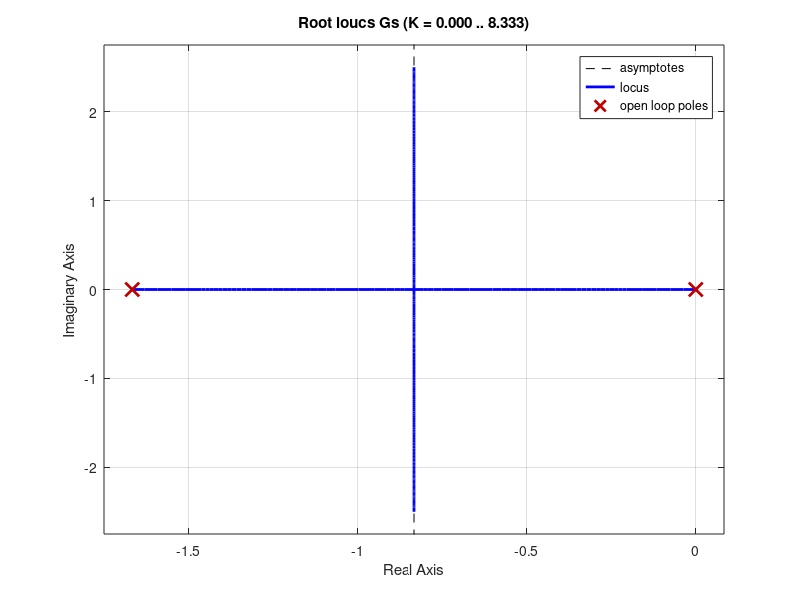

The MATLAB script that drew this image: (Note: this script raises an error after producing the figure.)
%Project 3 Code

%Use root locus to find poles and jw-intercept using damping ratio
clc
clear all
s = tf('s');
Gs =(1)/((1.2*s^2+2*s));
rlocus(Gs);
sgrid(.5,0);
axis([-10 10 -8 8])

%Find K for jw-intercept
s = -.833+.8735i; % Desired pole location
disp(['Pole = ' num2str(s)]);
Gs =(1)/((1.2*s^2+2*s)); % Plug in value for Gs
K = 1./abs(Gs); % Gain formula
disp(['K = ' num2str(K)]);

OS=.05;
H=1;
BigR=1000;
zeta = -log(OS)/sqrt(pi^2 + log(OS)^2);
G0 = tf(1,[1.2 2 0]); %Open Loop Gain
GH = G0*1;

newpole=20*s; %Reduces the settling time by a factor of 20 [top, bottom] = tfdata(GH,'v');
zerosGH = roots(top);
polesGH = roots(bottom);
zeroAngle = pi;

    for i = 1:length(zerosGH) %Finding Angle
        zeroAngle = zeroAngle - unwrap(angle(newpole-zerosGH(i)));
    end
    for i = 1:length(polesGH) %Finding Angle
        zeroAngle = zeroAngle + unwrap(angle(newpole-polesGH(i)));
    end
    
zeroAngle = mod(zeroAngle,2*pi);
finalZeroAngle = zeroAngle * 180/pi; %Angle of Zero
disp(['Zero Angle = ' num2str(finalZeroAngle)]);
zerolocation = real(newpole) - imag(newpole)/tan(zeroAngle); %Location of Zero
disp(['Zero Location = ' num2str(zerolocation)]);
G1 = tf([1 -zerolocation],1); %PD Compensator
G2 = tf([1 0.01],[1 0]); %PI Compensator with a zero at -0.01
[G1poles,G1K] = fnc_rootLocusCrossing(G0*G1*H,zeta,BigR); %Poles and K of G1
disp(['G1 Poles = ' num2str(G1poles)]);
disp(['G1 K = ' num2str(G1K)]);
[G2poles,G2K] = fnc_rootLocusCrossing(G0*G1*G2*H,zeta,BigR); %Poles and K of G2
disp(['G2 Poles = ' num2str(G2poles)]);
disp(['G2 K = ' num2str(G2K)]);
Ge1 = feedback(G2K*G0*G1,H);
Ge2 = feedback(G2K*G0*G1*G2,H);

figure(1)
rlocus(G0*G1*H); %Root Locus Plot
sgrid(zeta,0);
figure(2)
step(Ge1,1); %Step Response Plot of Ge1
figure(3)
step(Ge2,1); %Step Response Plot of Ge2